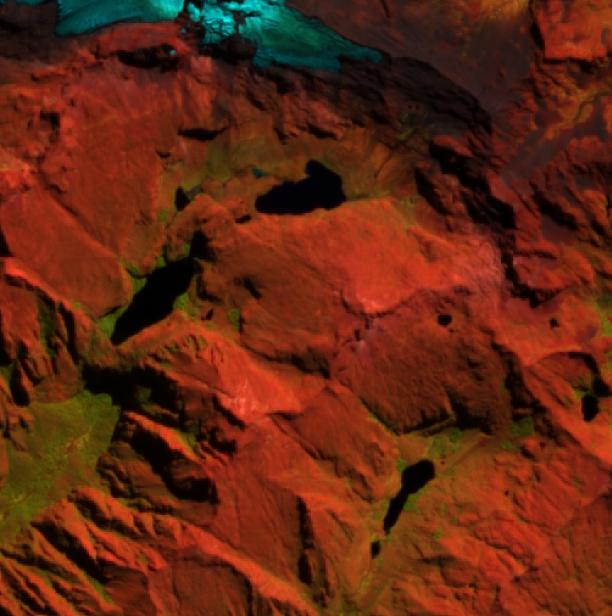
#> input picture data/sentinel/14/2016-05-29.jpg, 612 x 616 px, given in place of 2016-05-29.png, which was not available
$ jupyter execute --allow-errors get_sentinel2_imagecollection_by_roi.ipynb   (shell and % lines are left out)
#> lines starting #> are read from the running program, lines starting #| are printed output that depends on the picture; after the words box and inside, x2 and y2 are one past the last pixel; in counts of white or black regions, pixels touching at a corner belong together; pictures that were not available may be replaced by others from this repository, and a replacement may not be noted
[cell 1]
import geopandas as gpd
from shapely.geometry import Polygon
from scipy.spatial import KDTree
from PIL import Image
import json
import os
import numpy as np
import rasterio
from rasterio.features import rasterize
from rasterio.transform import from_origin
from rasterio.transform import Affine
import matplotlib.pyplot as plt
import matplotlib.colors as mcolors

# [61 lines left out: functions hex_to_rgb, generate_sub_regions, bbox_to_polygon, get_pixel_scale, plot_matrix, resize_nearest_neighbor_pil, not called in this run]

# class layerRegion():
#     def __init__(self):
#         pass

class ScaleLayer:
    # [22 lines left out: functions __init__, image_to_matrix, not called in this run]

class Layer:
    # [65 lines left out: functions __init__, geosjon_to_matrix, load_matrix, save_matrix, matrix_by_bbox, not called in this run]


    def pre_process(self, region_map):
        pass

    def process(self, region_map):
        pass

    def post_process(self, region_map):
        pass


class LayerRegion():
    # [19 lines left out: functions __init__, merge, not called in this run]

class ElevationLayer(Layer):
    def __init__(self, scale=None, pixel_resolution=None):
        super().__init__(scale, pixel_resolution)
        self.matrix_file = 'cusco-elevation.npz'

    # [10 lines left out: function fetch_map, not called in this run]

    def pre_process(self, region_map):
        print("PRE_PROCESS ElevationLayer")
        self.load_matrix(self.fetch_map)

    # [5 lines left out: function process, not called in this run]

    def post_process(self, region_map):
        pass

class ElevationRiskLayer(ElevationLayer):
    def __init__(self, scale=None, pixel_resolution=None, relevance_factor=1):
        super().__init__(scale, pixel_resolution)
        self.relevance_factor = relevance_factor

    # [15 lines left out: functions to_risk_map, pre_process, not called in this run]

class RiverLayer(Layer):
    # [12 lines left out: functions __init__, fetch_map, not called in this run]

    def pre_process(self, region_map):
        self.load_matrix(self.fetch_map)
        # plot_matrix(self.matrix, (0, 1))

    # [5 lines left out: function process, not called in this run]

    def post_process(self, region_map):
        pass


class RegionMap:
    def __init__(self, scale_h, scale_w, bbox=None, geojson=None, pixel_resolution=0.0006):
        if bbox is None and geojson is None:
            raise ValueError("NO_BBOX_OR_GEOJSON")
        if geojson is not None:
            gdf = gpd.read_file(geojson)
            bbox = gdf.total_bounds
            self.gdf = gdf

        self.bbox = bbox  # Format: [min_lon, min_lat, max_lon, max_lat]
        self.scale_h = scale_h
        self.scale_w = scale_w
        self.pixel_resolution = pixel_resolution
        self.regions = []
        self.polygons = []
        self.layers = []
        self.deep_layers = []
        if scale_h * scale_w > 1:
            self.regions = generate_sub_regions(bbox, scale_h, scale_w)

    # [15 lines left out: functions bbox_to_gpd, regions_to_gpd, not called in this run]

    def add_layer(self, layer, deep=False):
        if deep == False: self.layers.append(layer)
        else: self.deep_layers.append(layer)

    def set_layers(self, layers, deep=False):
        if deep == False: self.layers = layers
        else: self.deep_layers = layers

    # [21 lines left out: functions base_process_layers, process_layers, not called in this run]

    def add_polygon(self, polygon):
        self.polygons.append(polygon)

[cell 2]
import ee
ee.Authenticate()
#> (this line was passed over: ee is not available in this run)
EE_PROJECT_ID = 'ee-narosqui'
ee.Initialize(project=EE_PROJECT_ID)
#> (this line was passed over: ee is not available in this run)
import math
import geemap

# [34 lines left out: functions calculate_bbox_dimensions, show_image, not called in this run]
    # plt.show()

def plot_rgb(image, bbox, path):
    show_image(image, ['B4', 'B3', 'B2'], bbox, title='RGB B4-B3-B2', path=path)

def plot_rgb_water(image, bbox, path):
    show_image(image, ['B11', 'B8', 'B4'], bbox, title='RGB B11-B8-B4 (Agua)',path=path)

def plot_ndwi(image, bbox, path):
    ndwi = image.normalizedDifference(['B3', 'B8']).rename('NDWI')
    show_image(ndwi, ['NDWI'], bbox, title='NDWI',path=path)

def plot_mndwi(image, bbox, path):
    mndwi = image.normalizedDifference(['B3', 'B11']).rename('MNDWI')
    show_image(mndwi, ['MNDWI'], bbox, title='MNDWI',path=path)

# [42 lines left out: functions plot_awei, get_images_by_bbox, not called in this run]
    # plot_ndwi(image,bbox, path_ndwi)

#> (a cell that did not finish here is left out)


#> (a cell that did not finish here is left out)

[cell 5]
#delete folder

[cell 6]
#zip folder


# !zip -r images_ndwi.zip images_ndwi

[cell 7]
# clean memor

[cell 8]
import cv2
import numpy as np
import matplotlib.pyplot as plt
from skimage.segmentation import flood
from skimage.io import imread

# Cargar imagen
image_path = "images/2016-05-29.png"  # Actualiza con la ruta de tu imagen
image = imread(image_path)
#> image is the input picture: shape (616, 612, 3); mean R, G, B 99.1, 38.7, 17.6

# Lista de puntos dentro del lago (ej: [(y1, x1), (y2, x2), ...])
puntos_lago = [(340,73), (321,164), (322,220)]  # Cambia por tus puntos reales
plt.figure(figsize=(8, 8))
plt.imshow(image)
ys, xs = zip(*puntos_lago)  # separa coordenadas
plt.scatter(xs, ys, color='red', s=30, marker='x', label='Puntos del lago')
plt.title("Imagen con puntos del lago")
plt.axis("on")
plt.legend()
plt.show()
from skimage.color import rgb2gray

# Convertir a escala de grises para segmentación basada en intensidad
gray = rgb2gray(image[..., :3])
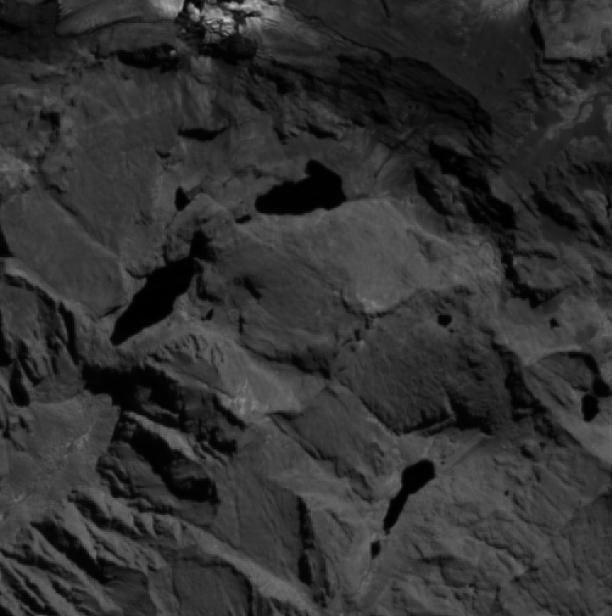
#> gray: shape (616, 612) float64; min 0, max 0.792, mean 0.196

# Crear una máscara vacía para acumular resultados de flood
mask_total = np.zeros_like(gray, dtype=bool)

# Aplicar flood desde cada punto inicial
for punto in puntos_lago:
    y, x = punto
    mask = flood(gray, seed_point=(y, x), tolerance=0.05)
    mask_total = np.logical_or(mask_total, mask)
#> this loop made 3 passes
#> pass 1, `mask = flood(gray, seed_point=(y, x), tolerance=0.05)`:
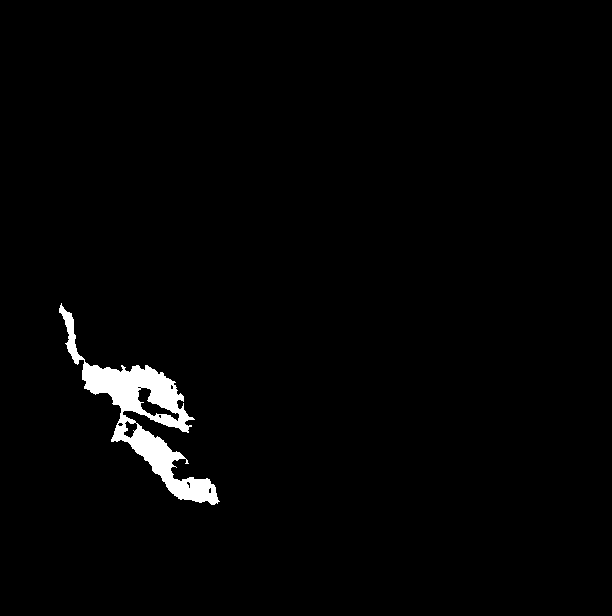
#> mask: shape (616, 612) bool; 1.8% white; 1 white region, box (x1, y1, x2, y2) and area: (59, 303, 220, 505) 6819
#> after the loop:
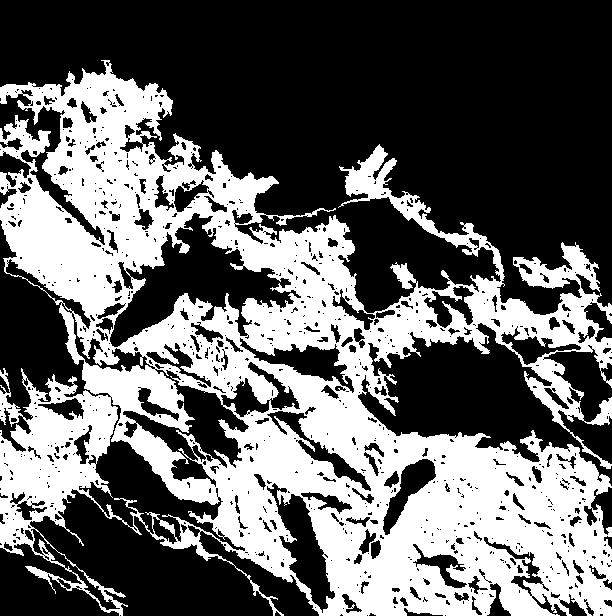
#> mask_total: shape (616, 612) bool; 39.7% white; 1 white region, box (x1, y1, x2, y2) and area: (0, 60, 612, 616) 149648

# Visualizar máscara
plt.imshow(mask_total, cmap='gray')
plt.title("Segmentación del lago")
plt.axis("off")
plt.show()

[cell 9]
import cv2
import numpy as np
import matplotlib.pyplot as plt
from skimage.io import imread

# Cargar imagen y quitar canal alfa si es necesario
image_rgba = imread("images/2016-05-29.png")
image = image_rgba[..., :3]

# Convertir a escala de grises
gray = cv2.cvtColor(image, cv2.COLOR_RGB2GRAY)

# Umbral para detectar posibles zonas de lago
_, thresh = cv2.threshold(gray, 0, 255, cv2.THRESH_BINARY_INV + cv2.THRESH_OTSU)
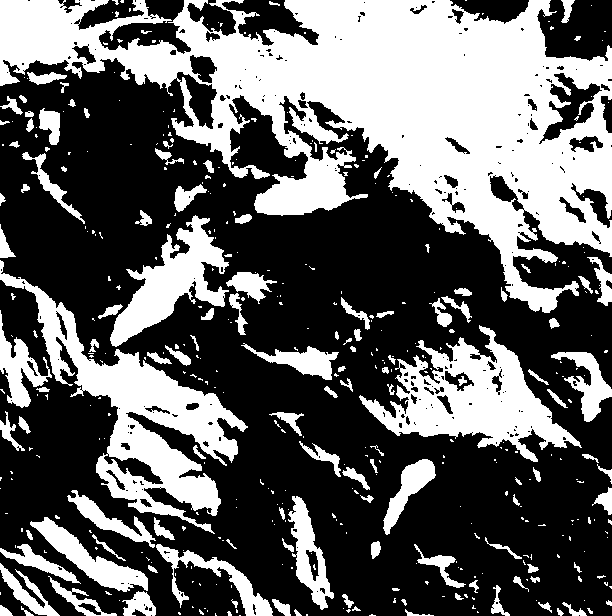
#> thresh: shape (616, 612); 38.2% white; 433 white regions (310 under 20 px), largest, box (x1, y1, x2, y2) and area: (0, 0, 612, 313) 79640, (0, 260, 248, 534) 16170, (359, 325, 582, 462) 11791

# Área segura de fondo (dilatado)
kernel = np.ones((6, 6), np.uint8)
sure_bg = cv2.dilate(thresh, kernel, iterations=3)
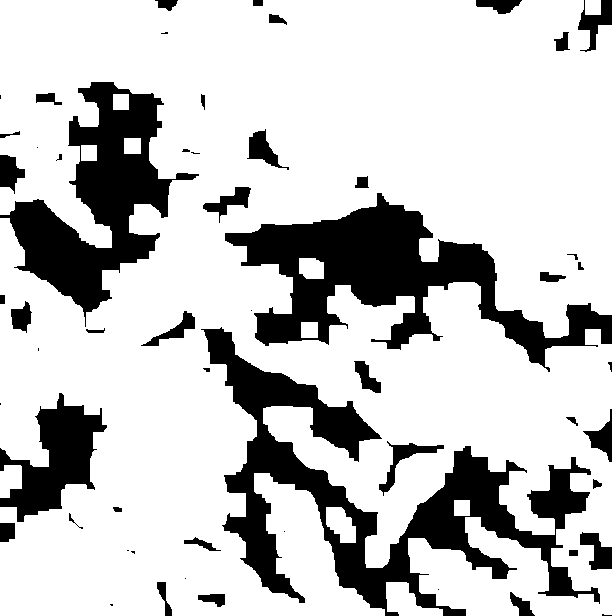
#> sure_bg: shape (616, 612); 77.8% white; 56 black regions (14 under 20 px), largest, box (x1, y1, x2, y2) and area: (201, 327, 600, 616) 28692, (225, 193, 612, 372) 22639, (0, 82, 199, 327) 17059

# Crear marcador vacío
markers = np.zeros(gray.shape, dtype=np.int32)

# Agregar fondo como marcador 1
markers[sure_bg == 255] = 1

# Tus puntos de lago como marcadores únicos (2, 3, 4...)
puntos_lago = [(340, 73), (321, 164), (322, 220)]
for idx, (y, x) in enumerate(puntos_lago):
    cv2.circle(markers, (x, y), radius=5, color=(idx + 2), thickness=-1)  # marcador: 2, 3, 4
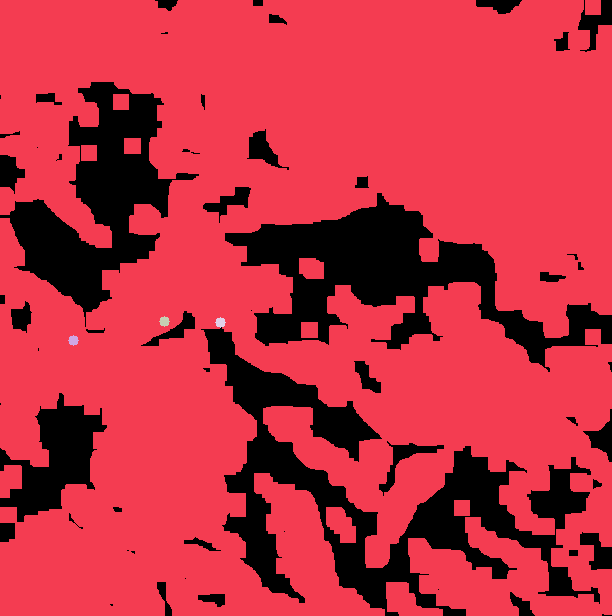
#> markers: shape (616, 612) int32; 5 distinct labels, from 0 to 4; one colour per label, 0 black

# Aplicar watershed
image_bgr = cv2.cvtColor(image, cv2.COLOR_RGB2BGR)
markers = cv2.watershed(image_bgr, markers)
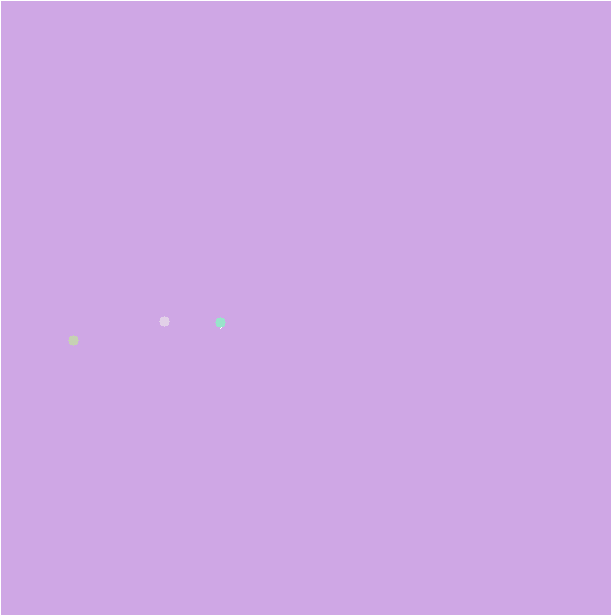
#> markers: shape (616, 612) int32; 5 distinct labels, from -1 to 4; one colour per label, 0 black, -1 white

# Dibujar los contornos segmentados
output = image_bgr.copy()
output[markers == -1] = [0, 0, 255]  # Bordes en rojo
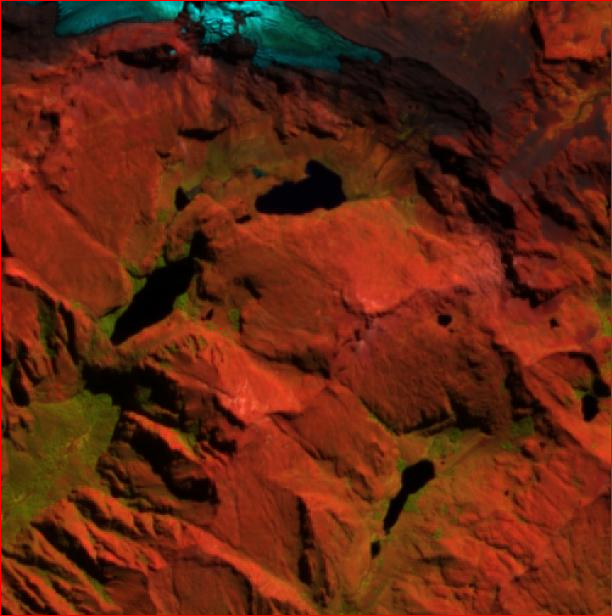
#> output: shape (616, 612, 3); mean B, G, R 17.5, 38.4, 100.2

# Opcional: Colorear cada lago diferente
colored = np.zeros_like(image_bgr)
for idx in range(2, len(puntos_lago) + 2):
    colored[markers == idx] = np.random.randint(0, 255, size=3)

# Mostrar resultados
plt.figure(figsize=(16, 8))
plt.subplot(1, 2, 1)
plt.imshow(cv2.cvtColor(output, cv2.COLOR_BGR2RGB))
plt.title("Contornos con Watershed")
plt.axis("off")

plt.subplot(1, 2, 2)
plt.imshow(cv2.cvtColor(colored, cv2.COLOR_BGR2RGB))
plt.title("Segmentación coloreada")
plt.axis("off")

plt.show()
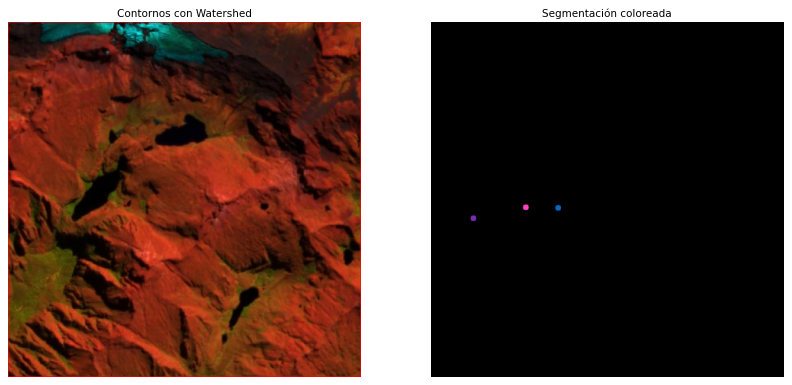
#> figure drawn by matplotlib, 2 panels

[cell 10]
import numpy as np
import cv2
from skimage.io import imread
import matplotlib.pyplot as plt
from sklearn.ensemble import RandomForestClassifier

# Ruta a la imagen
image = imread("images/2016-05-29.png")[..., :3]
h, w, _ = image.shape
#> h = 616; w = 612

# Features por píxel: [R, G, B, x, y]
X = []
for y in range(h):
    for x in range(w):
        pixel = image[y, x]
        X.append([pixel[0], pixel[1], pixel[2], x, y])
#> after the loop, X = 376992 items
X = np.array(X)

# Puntos de interés etiquetados como lago
puntos_lago = [(340, 73), (321, 164), (322, 220)]
y_labels = np.zeros((h, w), dtype=np.uint8)

for y, x in puntos_lago:
    cv2.circle(y_labels, (x, y), radius=5, color=1, thickness=-1)
#> y_labels: shape (616, 612); values 0 (black) and 1 (white), 0.06% white; 3 white regions, box (x1, y1, x2, y2) and area: (159, 316, 170, 327) 81, (215, 317, 226, 328) 81, (68, 335, 79, 346) 81

# Puntos de entrenamiento
train_idxs = np.column_stack(np.where(y_labels > 0))
n_no_lago = len(train_idxs) * 3
#> n_no_lago = 729
no_lago_idxs = np.column_stack(np.where(y_labels == 0))
no_lago_sample = no_lago_idxs[np.random.choice(len(no_lago_idxs), n_no_lago, replace=False)]

train_coords = np.vstack((train_idxs, no_lago_sample))
train_labels = np.array([1] * len(train_idxs) + [0] * len(no_lago_sample))

# Features para entrenamiento
train_features = np.array([X[y * w + x] for y, x in train_coords])
#> train_features = 972 rows, first 6: [30, 0, 0, 164, 316], [10, 1, 4, 161, 317], [19, 1, 0, 162, 317], [31, 5, 0, 163, 317], [44, 7, 0, 164, 317], [60, 16, 0, 165, 317]

# Clasificador
clf = RandomForestClassifier(n_estimators=100, random_state=42)
clf.fit(train_features, train_labels)

# Predicción para toda la imagen
y_pred = clf.predict(X).reshape(h, w)
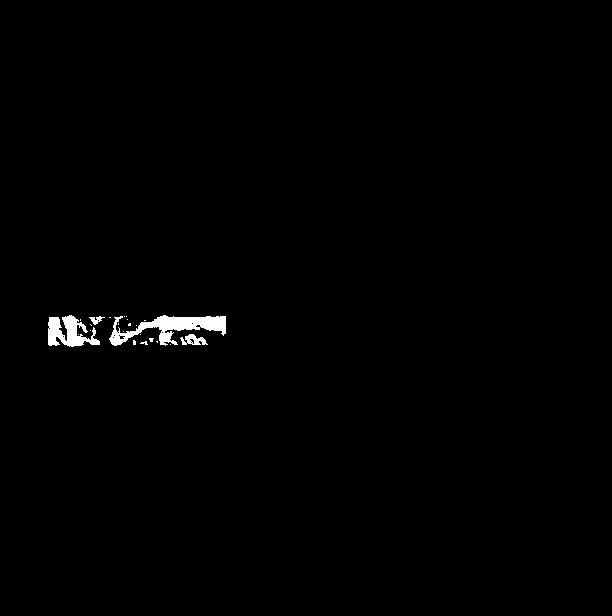
#> y_pred: shape (616, 612) int64; values 0 (black) and 1 (white), 0.74% white; 23 white regions (19 under 20 px), largest, box (x1, y1, x2, y2) and area: (109, 315, 226, 346) 1544, (48, 315, 100, 347) 942, (180, 334, 208, 345) 175, (89, 316, 105, 325) 66

# Mostrar resultados
plt.figure(figsize=(16, 6))

plt.subplot(1, 2, 1)
plt.imshow(image)
plt.title("Imagen original")
plt.axis("off")

plt.subplot(1, 2, 2)
plt.imshow(y_pred, cmap="Blues")
plt.title("Segmentación con Random Forest")
plt.axis("off")

plt.show()

$ run again, with data/sentinel/14/2021-06-22.jpg copied over data/sentinel/14/2016-05-29.jpg
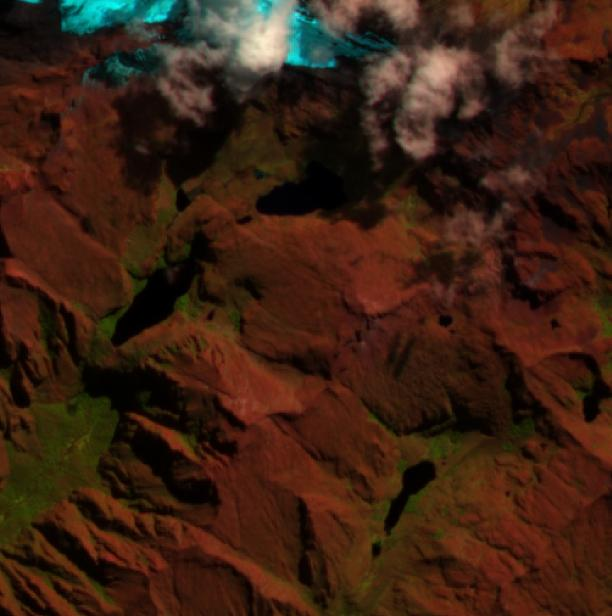
#> input picture data/sentinel/14/2021-06-22.jpg, 612 x 616 px, given in place of 2016-05-29.png, which was not available
#> image is the input picture: shape (616, 612, 3); mean R, G, B 59.9, 33.2, 18.8
#> after the loop `for punto in puntos_lago:`:
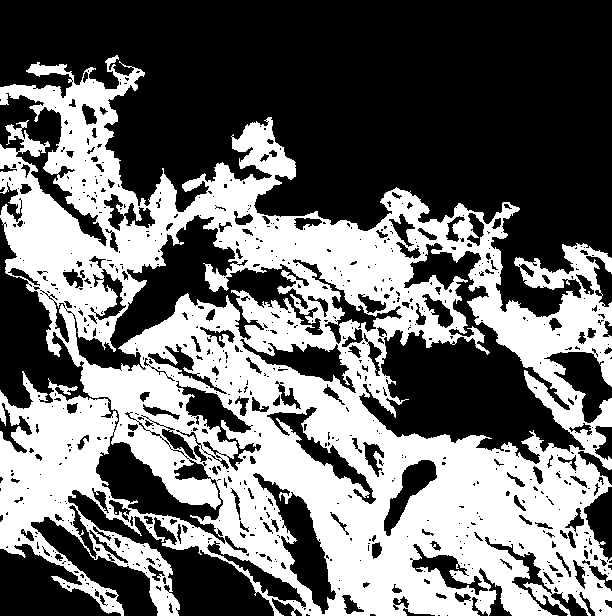
#> mask_total: shape (616, 612) bool; 42.7% white; 1 white region, box (x1, y1, x2, y2) and area: (0, 55, 612, 616) 160916
#> thresh: shape (616, 612); 95.2% white; 51 black regions (27 under 20 px), largest, box (x1, y1, x2, y2) and area: (158, 0, 418, 78) 9031, (404, 45, 472, 117) 3067, (62, 0, 139, 31) 1313
#> sure_bg: shape (616, 612); 98.5% white; 7 black regions, largest, box (x1, y1, x2, y2) and area: (215, 0, 295, 66) 3947, (418, 58, 460, 108) 1142, (92, 0, 130, 20) 314
#> output: shape (616, 612, 3); mean B, G, R 18.6, 32.9, 61.2
#> after the loop `for y in range(h):`: X = 376992 items
#> train_features = 972 rows, first 6: [7, 0, 0, 164, 316], [8, 0, 0, 161, 317], [9, 1, 0, 162, 317], [10, 3, 0, 163, 317], [10, 1, 0, 164, 317], [12, 2, 0, 165, 317]
#> `y_pred = clf.predict(X).reshape(h, w)`:
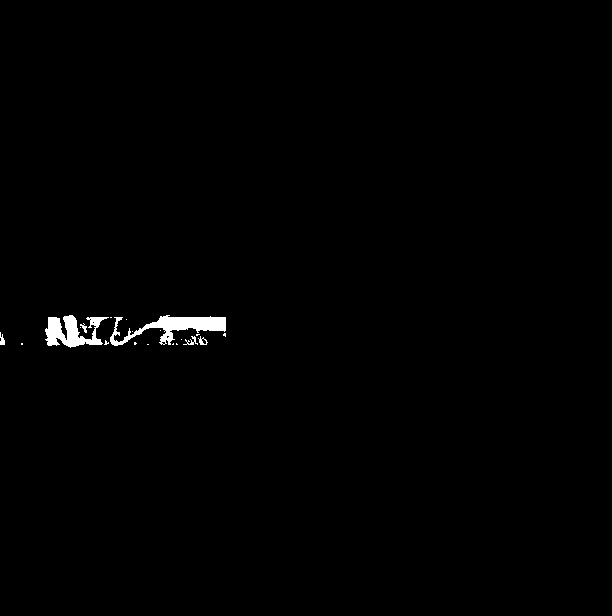
#> y_pred: shape (616, 612) int64; values 0 (black) and 1 (white), 0.71% white; 20 white regions (14 under 20 px), largest, box (x1, y1, x2, y2) and area: (110, 315, 226, 346) 1371, (45, 315, 109, 348) 1101, (183, 336, 198, 345) 52, (0, 332, 5, 345) 41, (198, 336, 208, 345) 40, (80, 323, 87, 333) 31
